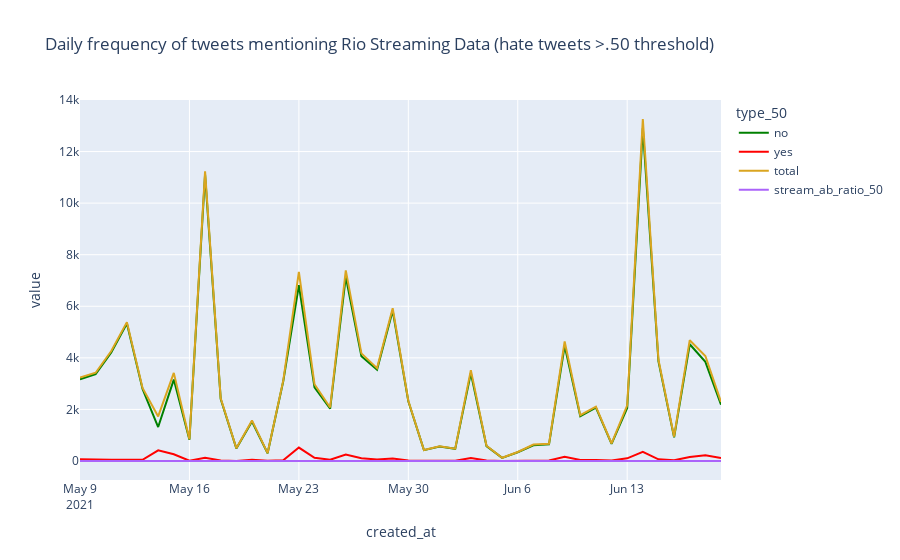

Source (notebook cell):
### Code cell
fig_daily_counts_stream_ab_50 =px.line(daily_counts_stream_ab_wide_50, x="created_at",
            y=daily_counts_stream_ab_wide_50.columns,
            title='Daily frequency of tweets mentioning Rio Streaming Data (hate tweets >.50 threshold)',
            color_discrete_map ={
                "yes": "red",
                "no": "green",
                "total": "goldenrod"}
            )

fig_daily_counts_stream_ab_50.show()

### Figure 1 — Plotly figure (JSON) as saved in the notebook; plotly's stock layout.template omitted (floating-point values rounded to 4 significant figures)
{"data": [{"hovertemplate": "type_50=no<br>created_at=%{x}<br>value=%{y}<extra></extra>", "legendgroup": "no", "line": {"color": "green", "dash": "solid"}, "mode": "lines", "name": "no", "orientation": "v", "showlegend": true, "type": "scatter", "x": ["2021-05-09", "2021-05-10", "2021-05-11", "2021-05-12", "2021-05-13", "2021-05-14", "2021-05-15", "2021-05-16", "2021-05-17", "2021-05-18", "2021-05-19", "2021-05-20", "2021-05-21", "2021-05-22", "2021-05-23", "2021-05-24", "2021-05-25", "2021-05-26", "2021-05-27", "2021-05-28", "2021-05-29", "2021-05-30", "2021-05-31", "2021-06-01", "2021-06-02", "2021-06-03", "2021-06-04", "2021-06-05", "2021-06-06", "2021-06-07", "2021-06-08", "2021-06-09", "2021-06-10", "2021-06-11", "2021-06-12", "2021-06-13", "2021-06-14", "2021-06-15", "2021-06-16", "2021-06-17", "2021-06-18", "2021-06-19"], "xaxis": "x", "y": [3165, 3371, 4212, 5333, 2790, 1316, 3156, 826, 11107, 2404, 489, 1530, 301, 3090, 6815, 2853, 2026, 7142, 4064, 3543, 5831, 2317, 421, 564, 471, 3406, 579, 123, 341, 609, 644, 4470, 1739, 2070, 661, 2053, 12910, 3859, 916, 4527, 3844, 2180], "yaxis": "y"}, {"hovertemplate": "type_50=yes<br>created_at=%{x}<br>value=%{y}<extra></extra>", "legendgroup": "yes", "line": {"color": "red", "dash": "solid"}, "mode": "lines", "name": "yes", "orientation": "v", "showlegend": true, "type": "scatter", "x": ["2021-05-09", "2021-05-10", "2021-05-11", "2021-05-12", "2021-05-13", "2021-05-14", "2021-05-15", "2021-05-16", "2021-05-17", "2021-05-18", "2021-05-19", "2021-05-20", "2021-05-21", "2021-05-22", "2021-05-23", "2021-05-24", "2021-05-25", "2021-05-26", "2021-05-27", "2021-05-28", "2021-05-29", "2021-05-30", "2021-05-31", "2021-06-01", "2021-06-02", "2021-06-03", "2021-06-04", "2021-06-05", "2021-06-06", "2021-06-07", "2021-06-08", "2021-06-09", "2021-06-10", "2021-06-11", "2021-06-12", "2021-06-13", "2021-06-14", "2021-06-15", "2021-06-16", "2021-06-17", "2021-06-18", "2021-06-19"], "xaxis": "x", "y": [67, 51, 53, 53, 44, 413, 261, 15, 126, 23, 3, 44, 6, 25, 522, 125, 49, 249, 110, 59, 94, 20, 7, 5, 9, 117, 15, 3, 8, 30, 22, 163, 39, 40, 18, 103, 352, 66, 26, 157, 227, 114], "yaxis": "y"}, {"hovertemplate": "type_50=total<br>created_at=%{x}<br>value=%{y}<extra></extra>", "legendgroup": "total", "line": {"color": "goldenrod", "dash": "solid"}, "mode": "lines", "name": "total", "orientation": "v", "showlegend": true, "type": "scatter", "x": ["2021-05-09", "2021-05-10", "2021-05-11", "2021-05-12", "2021-05-13", "2021-05-14", "2021-05-15", "2021-05-16", "2021-05-17", "2021-05-18", "2021-05-19", "2021-05-20", "2021-05-21", "2021-05-22", "2021-05-23", "2021-05-24", "2021-05-25", "2021-05-26", "2021-05-27", "2021-05-28", "2021-05-29", "2021-05-30", "2021-05-31", "2021-06-01", "2021-06-02", "2021-06-03", "2021-06-04", "2021-06-05", "2021-06-06", "2021-06-07", "2021-06-08", "2021-06-09", "2021-06-10", "2021-06-11", "2021-06-12", "2021-06-13", "2021-06-14", "2021-06-15", "2021-06-16", "2021-06-17", "2021-06-18", "2021-06-19"], "xaxis": "x", "y": [3232, 3422, 4265, 5386, 2834, 1729, 3417, 841, 11233, 2427, 492, 1574, 307, 3115, 7337, 2978, 2075, 7391, 4174, 3602, 5925, 2337, 428, 569, 480, 3523, 594, 126, 349, 639, 666, 4633, 1778, 2110, 679, 2156, 13262, 3925, 942, 4684, 4071, 2294], "yaxis": "y"}, {"hovertemplate": "type_50=stream_ab_ratio_50<br>created_at=%{x}<br>value=%{y}<extra></extra>", "legendgroup": "stream_ab_ratio_50", "line": {"color": "#ab63fa", "dash": "solid"}, "mode": "lines", "name": "stream_ab_ratio_50", "orientation": "v", "showlegend": true, "type": "scatter", "x": ["2021-05-09", "2021-05-10", "2021-05-11", "2021-05-12", "2021-05-13", "2021-05-14", "2021-05-15", "2021-05-16", "2021-05-17", "2021-05-18", "2021-05-19", "2021-05-20", "2021-05-21", "2021-05-22", "2021-05-23", "2021-05-24", "2021-05-25", "2021-05-26", "2021-05-27", "2021-05-28", "2021-05-29", "2021-05-30", "2021-05-31", "2021-06-01", "2021-06-02", "2021-06-03", "2021-06-04", "2021-06-05", "2021-06-06", "2021-06-07", "2021-06-08", "2021-06-09", "2021-06-10", "2021-06-11", "2021-06-12", "2021-06-13", "2021-06-14", "2021-06-15", "2021-06-16", "2021-06-17", "2021-06-18", "2021-06-19"], "xaxis": "x", "y": [0.02117, 0.01513, 0.01258, 0.009938, 0.01577, 0.3138, 0.0827, 0.01816, 0.01134, 0.009567, 0.006135, 0.02876, 0.01993, 0.008091, 0.0766, 0.04381, 0.02419, 0.03486, 0.02707, 0.01665, 0.01612, 0.008632, 0.01663, 0.008865, 0.01911, 0.03435, 0.02591, 0.02439, 0.02346, 0.04926, 0.03416, 0.03647, 0.02243, 0.01932, 0.02723, 0.05017, 0.02727, 0.0171, 0.02838, 0.03468, 0.05905, 0.05229], "yaxis": "y"}], "layout": {"legend": {"title": {"text": "type_50"}, "tracegroupgap": 0}, "title": {"text": "Daily frequency of tweets mentioning Rio Streaming Data (hate tweets >.50 threshold)"}, "xaxis": {"anchor": "y", "domain": [0, 1], "title": {"text": "created_at"}}, "yaxis": {"anchor": "x", "domain": [0, 1], "title": {"text": "value"}}}}
